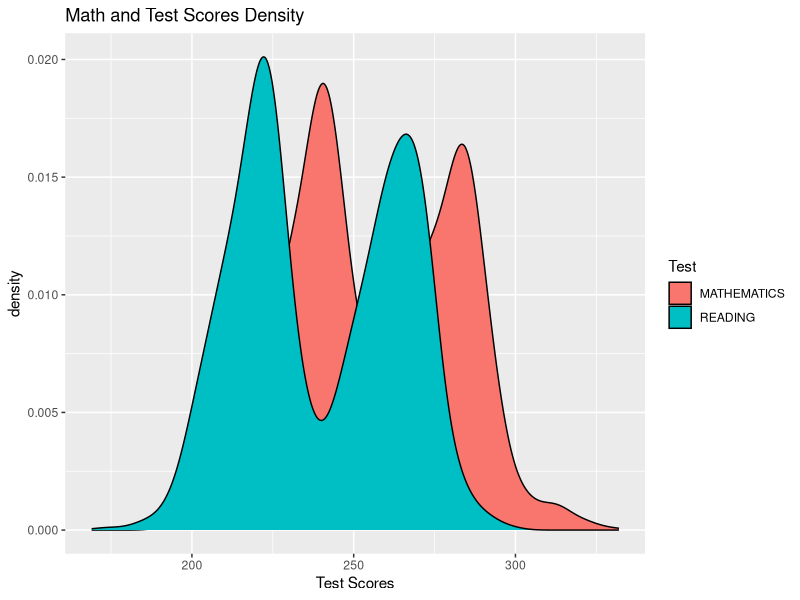

This figure's R source:
## ---- chunk 1
knitr::opts_chunk$set(echo = TRUE)
library(tidyverse)
library(readxl)
## ---- chunk 2
schools <- read_xlsx("US_schools_data.xlsx")
## ---- chunk 3
clean_schools <-schools %>%
  select(PRIMARY_KEY,
         TOTAL_EXPENDITURE, 
         INSTRUCTION_EXPENDITURE, 
         SUPPORT_SERVICES_EXPENDITURE, 
         OTHER_EXPENDITURE, 
         CAPITAL_OUTLAY_EXPENDITURE, 
         ends_with("READING"), 
         ends_with("MATHEMATICS"))
## ---- chunk 4
clean_schools <- clean_schools %>%
  separate(PRIMARY_KEY, 
           into = c("year", "state"), 
           sep = "_")
## ---- chunk 5
clean_schools <- clean_schools %>%
  pivot_longer("G04_A_A_READING":"G08_TR_A_MATHEMATICS",
               names_to = c("grade","race", "sex", "test"),
               names_sep = "_",
               values_to = "count")
## ---- chunk 6
clean_schools <- clean_schools %>%
  mutate(sex = as.factor(sex),
         race = fct_recode(as.factor(clean_schools$race), all = "A"),
         test = as.factor(test),
         grade =as.factor(grade)
         )
  
## ---- chunk 7
MIDWEST <- c("INDIANA","ILLINOIS","MICHIGAN","OHIO","WISCONSIN",
             "IOWA","KANSAS","MINNESOTA","MISSOURI","NEBRASKA",
             "NORTH DAKOTA","SOUTH DAKOTA")

NORTHEAST <- c("CONNECTICUT","MAINE","MASSACHUSETTS","NEW HAMPSHIRE",
             "RHODE ISLAND","VERMONT","NEW JERSEY","NEW YORK",
             "PENNSYLVANIA")

SOUTH <- c("DELAWARE","DISTRICT","FLORIDA","GEORGIA",
            "MARYLAND","NORTH CAROLINA","SOUTH CAROLINA","VIRGINIA",
            "WEST VIRGINIA","ALABAMA","KENTUCKY","MISSISSIPPI",
            "TENNESSEE","ARKANSAS","LOUISIANA","OKLAHOMA","TEXAS")

WEST <- c("ARIZONA","COLORADO","IDAHO","NEW MEXICO","MONTANA",
            "UTAH","NEVADA","WYOMING","ALASKA","CALIFORNIA",
            "HAWAII","OREGON","WASHINGTON")

clean_schools <- clean_schools %>%
  mutate(region = if_else(state %in% MIDWEST, "Midwest", 
                          if_else(state %in% NORTHEAST, "Northeast", 
                                  if_else(state %in% SOUTH, "South", 
                                          if_else(state %in% WEST, "West", "Other")))))

## ---- chunk 8
clean_schools %>%
  ggplot()+
  geom_density(mapping = aes(x = count, fill = test))+
  labs(title = "Math and Test Scores Density", x = "Test Scores", fill = "Test")
